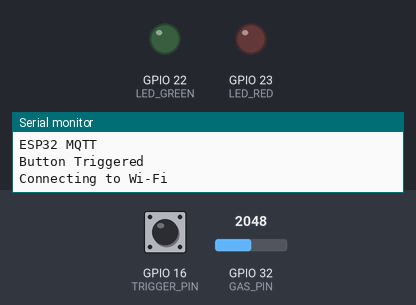
Simulated run of this sketch. Board: ESP32. On the bench: output pins drawn as LEDs (lit = HIGH), the last lines printed to the serial monitor. Inputs (shaded band) come from the test bench; at power-on: GPIO 32 (GAS_PIN) = 2048, GPIO 16 (TRIGGER_PIN) HIGH. WiFi joins after 1.5 s; servers stay silent unless stated; random numbers use the default seed unless the sketch sets one; no MQTT or app messages arrive unless stated.

Above: at 3.2 s.
3.3 s: GPIO 32 (GAS_PIN) set to 546
5.0 s: GPIO 32 (GAS_PIN) set to 457
At 6.1 s:
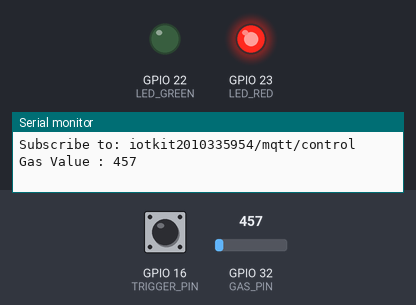
15.3 s: GPIO 32 (GAS_PIN) set to 540
At 17.1 s:
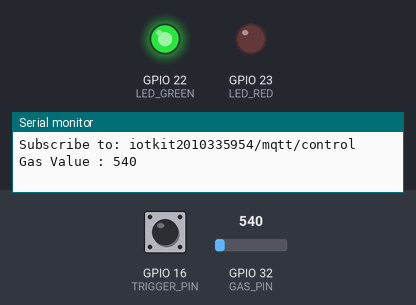
17.4 s: GPIO 32 (GAS_PIN) set to 491
At 18.9 s:
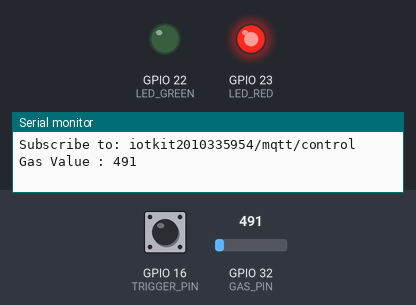
Timing chart, 0 to 20.4 s (numbered marks = the images above; inputs shaded):
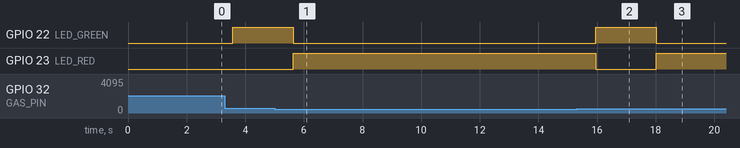

The sketch:

05-MQTT_GAS_SENSOR.ino
```cpp
// (licence header left out)
#include <Wire.h>
#include <WiFi.h>
#include <MQTT.h>
#include <WiFiManager.h>


#define WIFI_SSID             "makesense_roboshop" //change to your personal Access Point
#define WIFI_PASSWORD         "makesense"
#define MQTT_HOST             "broker.hivemq.com"
#define MQTT_PREFIX_TOPIC     "iotkit2010335954/mqtt" //change to your own mqtt prefix
#define MQTT_PUBLISH_TOPIC    "/data"
#define MQTT_SUBSCRIBE_TOPIC  "/control"

#define TRIGGER_PIN 16
#define GAS_PIN 32
#define LED_RED 23
#define LED_GREEN 22

#define treshold 500


int timeout = 120;


WiFiClient net;
MQTTClient mqtt(1024);

String wifi_status;

unsigned long lastMillis = 0;

void connectToWiFi() {
  Serial.print("Connecting to Wi-Fi");


  WiFi.mode(WIFI_STA);
  //WiFi.begin(WIFI_SSID, WIFI_PASSWORD);

  WiFiManager wm;
  wm.setConfigPortalTimeout(timeout);

  if (!wm.startConfigPortal(WIFI_SSID)) {
      Serial.println("failed to connect and hit timeout");
      delay(3000);
      //reset and try again, or maybe put it to deep sleep
      ESP.restart();
      delay(5000);
    }

    //if you get here you have connected to the WiFi
    Serial.println("connected");
    wifi_status = "ON ";
}

void messageReceived(String &topic, String &payload) {
  Serial.println("Incoming Status: " + payload);
  Serial.println();


}

void connectToMqttBroker(){
  Serial.print("Connecting to '" + String(MQTT_HOST) + "' ...");

  mqtt.begin(MQTT_HOST, net);
  mqtt.onMessage(messageReceived);


  String uniqueString = String(WIFI_SSID) + "-" + String(random(1, 98)) + String(random(99, 999));
  char uniqueClientID[uniqueString.length() + 1];

  uniqueString.toCharArray(uniqueClientID, uniqueString.length() + 1);

  while (!mqtt.connect(uniqueClientID)) {
    Serial.print(".");
    delay(500);
  }

  Serial.println(" connected!");

  Serial.println("Subscribe to: " + String(MQTT_PREFIX_TOPIC) + String(MQTT_SUBSCRIBE_TOPIC));

  mqtt.subscribe(String(MQTT_PREFIX_TOPIC) + String(MQTT_SUBSCRIBE_TOPIC));

}


void setup() {

  Serial.begin(115200);
  pinMode(TRIGGER_PIN, INPUT_PULLUP);
  pinMode(LED_RED, OUTPUT);
  pinMode(LED_GREEN, OUTPUT);
  delay(2000);

  Serial.println("\nESP32 MQTT");
  //connectToWiFi();
  //connectToMqttBroker();

  Serial.println();

}

void loop() {

  mqtt.loop();
  delay(10);  // <- fixes some issues with WiFi stability


  //Online Mode Triggered
  if (digitalRead(TRIGGER_PIN) == HIGH){
    Serial.println("Button Triggered");


    connectToWiFi();
    connectToMqttBroker();

    if (!mqtt.connected()) {
      connectToMqttBroker();
    }

  }

  if (WiFi.status() != WL_CONNECTED){
      wifi_status = "OFF";
    }

    //gas value
    int gas_value= analogRead(GAS_PIN);
    //gas_value = map(gas_value,550,0,0,100);
    Serial.print("Gas Value : ");
    Serial.print(gas_value);


    //led trigger

    if (gas_value < 500) {
      digitalWrite(LED_RED,HIGH);
      digitalWrite(LED_GREEN,LOW);
  }
  else
    {
      digitalWrite(LED_RED,LOW);
      digitalWrite(LED_GREEN,HIGH);
    }


    //send via mqtt

    if (millis() - lastMillis > 10000) {
    lastMillis = millis();

    String dataInJson = "{";
    dataInJson += "\"gasvalue\":" + String(gas_value);
    dataInJson += "}";

    Serial.println("Data to Publish: " + dataInJson);
    Serial.println("Length of Data: " + String(dataInJson.length()));
    Serial.println("Publish to: " + String(MQTT_PREFIX_TOPIC) + String(MQTT_PUBLISH_TOPIC));

    mqtt.publish(String(MQTT_PREFIX_TOPIC) + String(MQTT_PUBLISH_TOPIC), dataInJson);
  }

  Serial.println();

  delay(2000);


}
```

Measured:
- the behaviour switches between 500 and 499 on GPIO 32 (GAS_PIN) (found by bisection; images 0 and 1)
- after the input at 5.0 s, GPIO 22 (LED_GREEN): HIGH → LOW after 0.63 s; GPIO 23 (LED_RED): LOW → HIGH after 0.63 s
- after the input at 15.3 s, GPIO 22 (LED_GREEN): LOW → HIGH after 0.66 s; GPIO 23 (LED_RED): HIGH → LOW after 0.66 s
- after the input at 17.4 s, GPIO 22 (LED_GREEN): HIGH → LOW after 0.62 s; GPIO 23 (LED_RED): LOW → HIGH after 0.62 s
